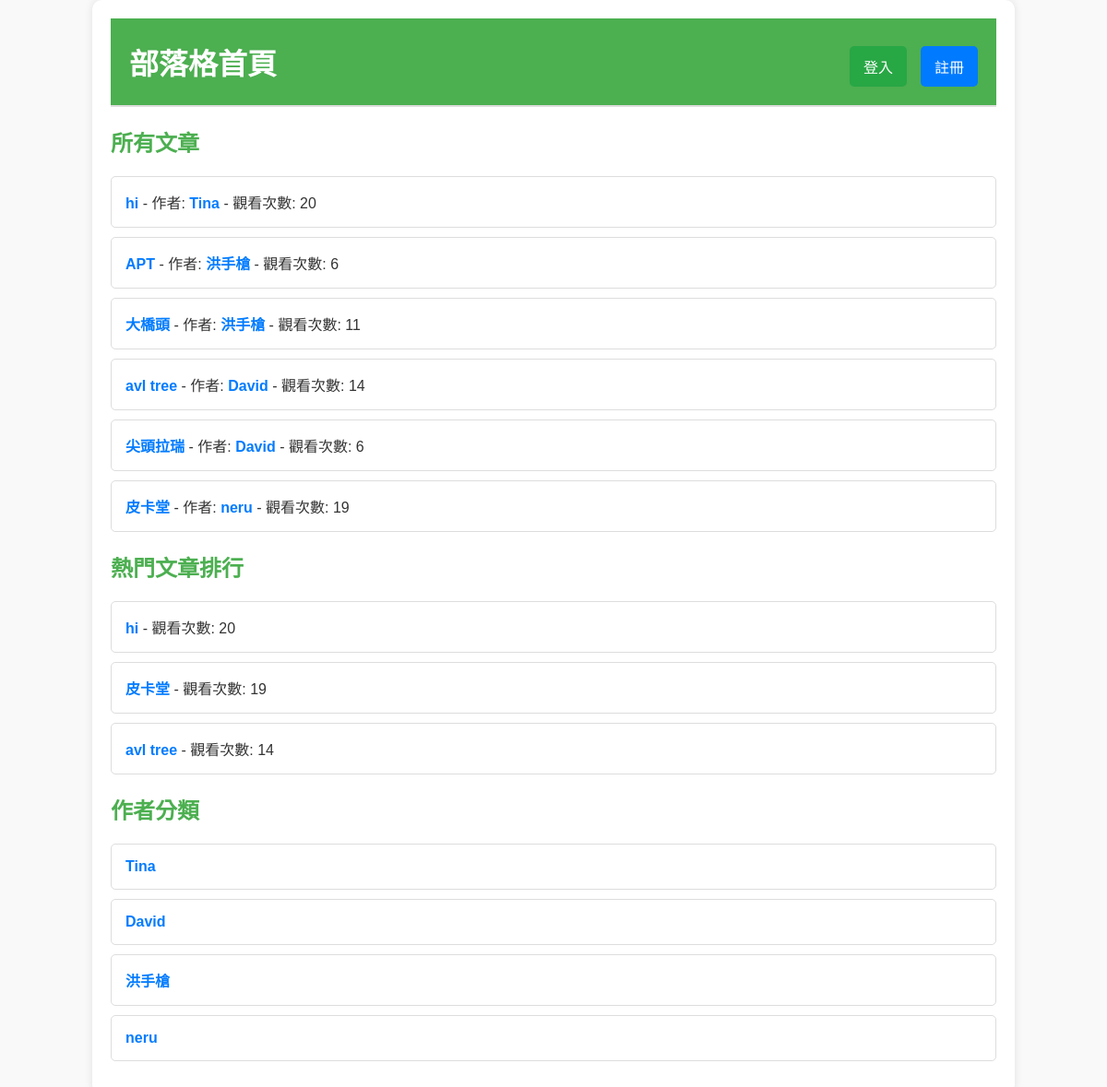
The page / on the database its author committed.
### app.py (models this page shows)
class Post(db.Model):
    id = db.Column(db.Integer, primary_key=True)
    title = db.Column(db.String(100), nullable=False)
    content = db.Column(db.Text, nullable=False)
    image_path = db.Column(db.String(150), nullable=True)  # 新增圖片路徑欄位
    author_id = db.Column(db.Integer, db.ForeignKey('user.id'), nullable=False)
    author = db.relationship('User', backref=db.backref('posts', lazy=True))
    view_count = db.Column(db.Integer, default=0)  # 文章觀看次數
    comments = db.relationship('Comment', backref='post', lazy=True, cascade="all, delete-orphan")

class User(UserMixin, db.Model):
    id = db.Column(db.Integer, primary_key=True)
    username = db.Column(db.String(150), unique=True, nullable=False)
    name = db.Column(db.String(150), nullable=False)  # 顯示名稱
    password = db.Column(db.String(150), nullable=False)

### app.py (the view)
@app.route('/')
def index():
    posts = Post.query.all()
    authors = User.query.all()
    top_posts = Post.query.order_by(Post.view_count.desc()).limit(3).all()
    return render_template('index.html', posts=posts, authors=authors, top_posts=top_posts)

### templates/index.html (shortened to what this page needs)
<!DOCTYPE html>
<html lang="zh-Hant">
<head>
    <link rel="stylesheet" href="{{ url_for('static', filename='style.css') }}">
</head>
<body>
    <div class="container">
        <header>
            <h1>部落格首頁</h1>
            <div class="auth-container">
                {% if current_user.is_authenticated %}
                    <p>歡迎, <strong>{{ current_user.name }}</strong>!</p>
                    <div class="auth-buttons">
                        <a href="{{ url_for('new_post') }}" class="button">新增文章</a>
                        <a href="{{ url_for('my_posts') }}" class="button">我的文章</a>
                        <a href="{{ url_for('logout') }}" class="button logout">登出</a>
                    </div>
                {% else %}
                    <div class="auth-buttons">
                        <a href="{{ url_for('login') }}" class="button primary">登入</a>
                        <a href="{{ url_for('register') }}" class="button">註冊</a>
                    </div>
                {% endif %}
            </div>
        </header>
        <section>
            <h2>所有文章</h2>
            <ul class="post-list">
                {% for post in posts %}
                    <li class="post-item">
                        <a href="{{ url_for('get_post', post_id=post.id) }}">{{ post.title }}</a>
                        - 作者: <a href="{{ url_for('posts_by_author', author_id=post.author_id) }}">{{ post.author.name }}</a>
                        - 觀看次數: {{ post.view_count }}
                    </li>
                {% endfor %}
            </ul>
        </section>
        <section>
            <h2>熱門文章排行</h2>
            <ul class="top-posts-list">
                {% for top_post in top_posts %}
                    <li class="top-post-item">
                        <a href="{{ url_for('get_post', post_id=top_post.id) }}">{{ top_post.title }}</a>
                        - 觀看次數: {{ top_post.view_count }}
                    </li>
                {% endfor %}
            </ul>
        </section>
        <section>
            <h2>作者分類</h2>
            <ul class="author-list">
                {% for author in authors %}
                    <li class="author-item"><a href="{{ url_for('posts_by_author', author_id=author.id) }}">{{ author.name }}</a></li>
                {% endfor %}
            </ul>
        </section>
    </div>
</body>
</html>

### static/uploads/css/style.css (style rules this page uses)
body { font-family: Arial, sans-serif; background-color: #f4f4f4; margin: 0; padding: 0; color: #333; }
.container { width: 80%; margin: 20px auto; background-color: white; padding: 20px; box-shadow: 0 0 10px rgba(0, 0, 0, 0.1); border-radius: 10px; }
header { display: flex; justify-content: space-between; align-items: center; padding-bottom: 20px; border-bottom: 2px solid #ddd; }
h1 { margin: 0; }
.auth-container { display: flex; align-items: center; gap: 20px; }
.auth-buttons { display: flex; gap: 10px; }
a.button, button.button { padding: 10px 15px; background-color: #007BFF; color: white; text-decoration: none; border-radius: 5px; transition: background-color 0.3s; border: none; cursor: pointer; }
a.button.primary, button.button.primary { background-color: #28a745; }
ul { list-style-type: none; padding: 0; }
.post-list, .top-posts-list, .author-list, .comment-list { margin-top: 20px; }
.post-item, .top-post-item, .author-item, .comment-item { margin-bottom: 10px; }
.post-item a, .top-post-item a, .author-item a { font-weight: bold; color: #007BFF; text-decoration: none; transition: color 0.3s; }

### templates/index.html (style rules this page uses)
body { font-family: Arial, sans-serif; background-color: #f9f9f9; color: #333; margin: 0; padding: 0; }
.container { max-width: 1200px; margin: auto; padding: 20px; }
header { background-color: #4CAF50; color: white; padding: 20px; text-align: center; }
.auth-container { margin-top: 10px; }
.auth-buttons { display: flex; justify-content: center; gap: 15px; }
.button { background-color: #008CBA; color: white; padding: 10px 15px; text-align: center; text-decoration: none; border-radius: 5px; transition: background-color 0.3s; }
.post-list, .top-posts-list, .author-list { list-style-type: none; padding: 0; }
.post-item, .top-post-item, .author-item { background-color: white; border: 1px solid #ddd; border-radius: 5px; margin: 10px 0; padding: 15px; transition: box-shadow 0.3s; }
h2 { color: #4CAF50; margin-top: 20px; }

### rows shown on the page
Post: title "hi", author.name "Tina", view_count "20"
Post: title "APT", author.name "洪手槍", view_count "6"
Post: title "大橋頭", author.name "洪手槍", view_count "11"
Post: title "avl tree", author.name "David", view_count "14"
Post: title "尖頭拉瑞", author.name "David", view_count "6"
Post: title "皮卡堂", author.name "neru", view_count "19"
User: name "Tina"
User: name "David"
User: name "洪手槍"
User: name "neru"
